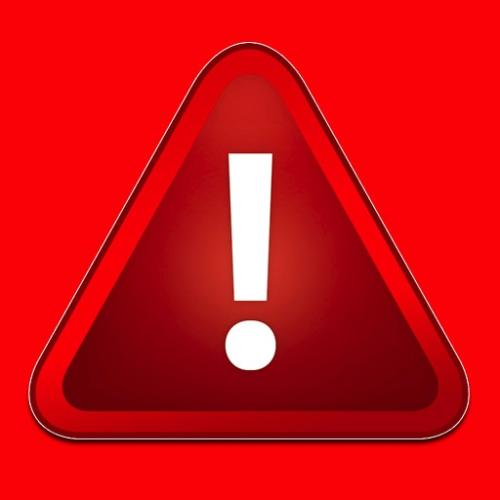
#> input picture cmic/alert.jpeg, 500 x 500 px
$ python logo2.py ../cmic/alert.jpeg ../cmic/alert.jpeg
#> lines starting #> are read from the running program, lines starting #| are printed output that depends on the picture; after the words box and inside, x2 and y2 are one past the last pixel; in counts of white or black regions, pixels touching at a corner belong together
import sys
import cv2
import numpy as np
import matplotlib.pyplot as plt

if __name__ == '__main__':
    # If image path and f/q is not passed as command
    # line arguments, quit and display help message
    if len(sys.argv) < 3:
        print(__doc__)
        sys.exit(1)

    # speed-up using multithreads
    cv2.setUseOptimized(True);
    cv2.setNumThreads(4);

    # read image
    im = cv2.imread(sys.argv[1])
#> im is the input picture: shape (500, 500, 3); mean B, G, R 17.9, 12.3, 212.7
    im= cv2.cvtColor(im,cv2.COLOR_BGR2GRAY)#灰度图像
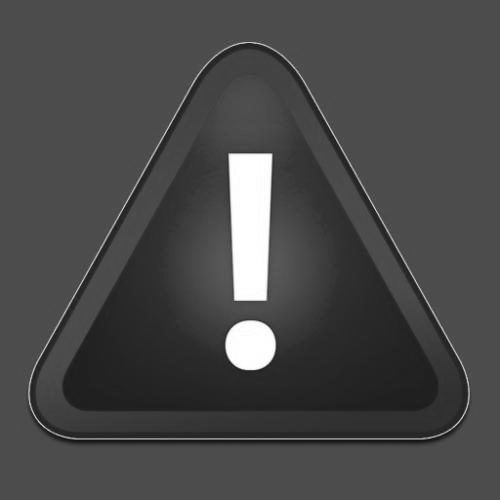
#> im: shape (500, 500); min 19, max 255, mean 72.8
    # resize image
    #newHeight = 200
    #newWidth = int(im.shape[1]*200/im.shape[0])
    #im = cv2.resize(im, (newWidth, newHeight))
    logo=cv2.imread(sys.argv[2])
    logo= cv2.cvtColor(logo,cv2.COLOR_BGR2GRAY)#灰度图像
    w, h = logo.shape[::-1]
#> w = 500; h = 500
    res = cv2.matchTemplate(im,logo,cv2.TM_CCOEFF_NORMED)#设定阈值
#> res = [1]
    loc = np.where( res >= 0.4)
#> loc = ([0], [0])
    for pt in zip(*loc[::-1]):
        cv2.rectangle(im, pt, (pt[0] + w, pt[1] + h), (7,249,151), 2) #显示图像
#> this loop made 1 pass
#> pt on pass 1: (0, 0)
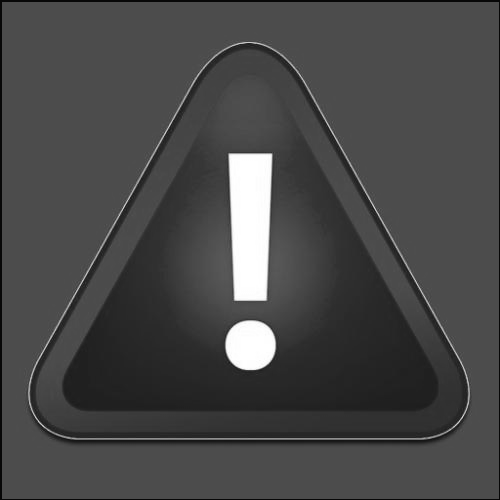
#> im: shape (500, 500); 1.2% of pixels changed, all inside (x1, y1, x2, y2) = (0, 0, 500, 500)
    cv2.imshow('Detected',im)
    k = cv2.waitKey(0)
#> (key Esc is pressed here)
